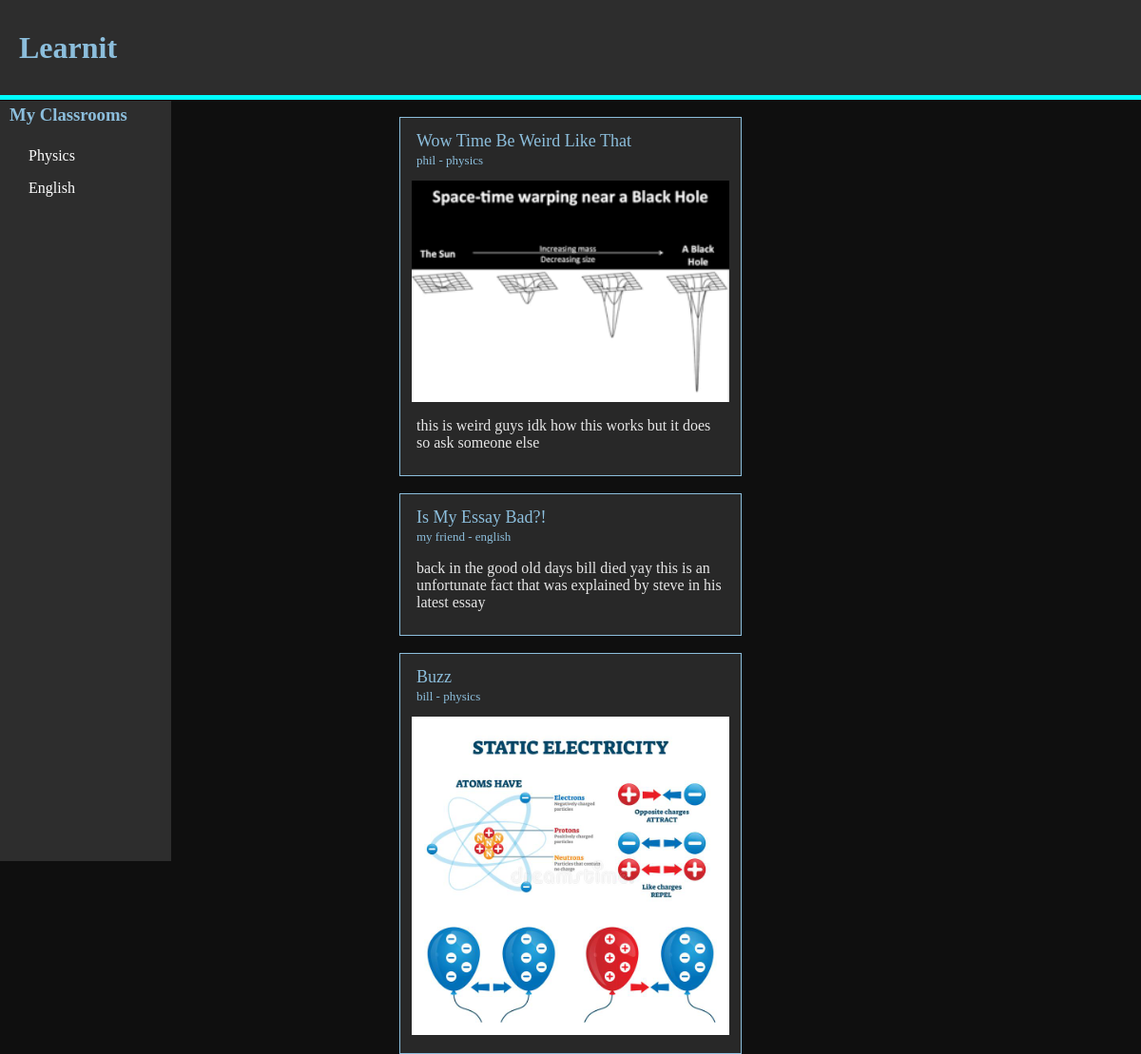
The page / on the database its author committed.
### tables this page shows
CREATE TABLE classroom (id INTEGER PRIMARY KEY, name STRING, description TEXT, ProPic TEXT);

CREATE TABLE Post (id INTEGER PRIMARY KEY, Uid INTEGER REFERENCES User (id), Cid INTEGER REFERENCES classroom (id), Topic INTEGER REFERENCES Topic (id), title TEXT, content sting, Text TEXT, Usefulness INTEGER);

CREATE TABLE User (id INTEGER PRIMARY KEY, name STRING, description TEXT, PorPic TEXT);

### main.py (the view)
@app.route("/")
def main():
    conn = sqlite3.connect("learnit.db")
    cursor = conn.cursor()
    posts = cursor.execute("""SELECT Post.id,Post.title, Post.content,
                            Post.Text, Post.Usefulness, User.name,
                            classroom.name from Post join user ON Post.Uid =
                            User.id join classroom ON Post.Cid = classroom.id;
                            """)
    posts = cursor.fetchall()
    classes = cursor.execute("select name from classroom;")
    return render_template("main.html", title="main", stuff=posts,
                           classrooms=classes)

### templates/main.html (shortened to what this page needs)
<!DOCTYPE html>
<html lang="en" dir="ltr">
<link rel="stylesheet" href="../static/css/style.css">
  <head>
  </head>
  <body>
    {%include 'header.html'%}
    {%include 'sidebar.html'%}
    {%for i in stuff%}
    <div class="post">
      <p class="post-title">{{i[1]}}</p>
      <p class="post-subtext">{{i[5]}} - {{i[6]}}</p>
      {%if i[2] != None%}
      <img class="post-image" src="../static/images/{{i[2]}}" alt="{{i[2]}}" >
      {%endif%}
      {%if i[3] != None%}
      <p class="post-text">{{i[3]}}</p>
      {%endif%}
    </div>
    {%endfor%}
  </body>
</html>

### templates/sidebar.html (shortened to what this page needs)
<!DOCTYPE html>
<html lang="en" dir="ltr">
<link rel="stylesheet" href="../static/css/style.css">
  <head>
  </head>
  <body>
    <div class="sidebar">
      <h3 class="sidebar-Title">My Classrooms</h3>
      {%for i in classrooms%}
        <p class="sidebar-Text">{{i[0]}}</p>
      {%endfor%}
    </div>
  </body>
</html>

### static/css/style.css (style rules this page uses)
body { margin: 0; background-color: rgb(15,15,15) }
.sidebar { height: 100vh; width: 15vw; background-color: rgb(45,45,45); color:rgb(140,190,220); float: left; position: sticky; top: 0px; }
h3.sidebar-Title { margin-top: 0px; margin-left: 10px; line-height: 30px; }
p.sidebar-Text { margin-left: 30px; color: white; text-transform: capitalize; }
div.post { margin-left: auto; margin-right: auto; width: 30vw; background-color: rgb(40,40,40); padding-bottom: 10px; box-shadow: inset 0px 0px 0px 1px rgb(140,190,220); }
.post-title { font-size: large; color: rgb(140,190,220); text-transform: capitalize; margin-left: 5%; margin-right: 5%; margin-bottom: 2px; padding-bottom: 0px; padding-top: 15px; }
.post-image { width: 93%; margin-left: auto; margin-right: auto; display: block; margin-bottom: 10px; }
.post-text { width: 90%; padding-left: 5%; padding-right: 5%; color: rgb(230,230,230); }
.post-subtext { font-size: small; color: rgb(140,190,220); margin-left: 5%; margin-top: 0px; }

### rows shown on the page
classroom: name "Physics"
classroom: name "English"
Post: title "Wow Time Be Weird Like That", name "phil", name "physics", content (picture), Text "this is weird guys idk how this works but it does so ask someone else"
Post: title "Is My Essay Bad?!", name "my friend", name "english", Text "back in the good old days bill died yay this is an unfortunate fact that was explained by steve in his latest essay"
Post: title "Buzz", name "bill", name "physics", content (picture)
